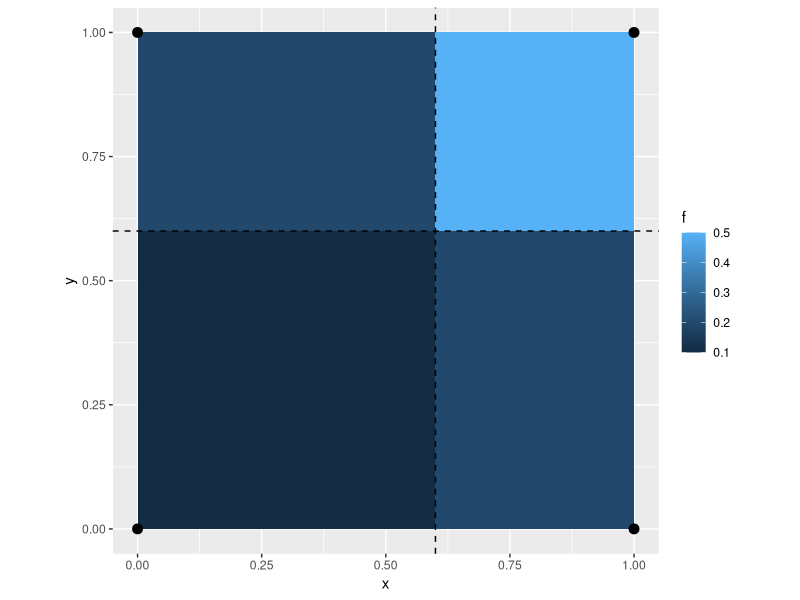

Here is the R script that generated this plot:
## ---- chunk 1
#| warning: false
#| message: false

library(tidyverse)
knitr::opts_chunk$set(dev = "ragg_png")
## ---- chunk 2
#| fig-height: 6
ex <- 6/10
ey <- 6/10
bind_rows(
  tibble(x = c(0, 0, ex, ex), y = c(ey, 0, 0, ey), lab = rep("A", 4), f = 1/10),
  tibble(x = c(0, 0, ex, ex), y = c(ey, 1, 1, ey), lab = rep("B", 4), f = 1/5),
  tibble(x = c(1, 1, ex, ex), y = c(ey, 0, 0, ey), lab = rep("C", 4), f = 1/5),
  tibble(x = c(1, 1, ex, ex), y = c(ey, 1, 1, ey), lab = rep("D", 4), f = 1/2)
  ) -> dat

dat |> 
  ggplot(aes(x = x, y = y, group = lab)) +
  geom_polygon(aes(fill = f)) + # , col = "black") + 
  geom_vline(xintercept = ex, lty = 2) + 
  geom_hline(yintercept = ey, lty = 2) +
  geom_point(data = tibble(x = c(0, 0, 1, 1), y = c(0, 1, 0, 1), lab = LETTERS[1:4]), size = 3) + 
  labs(alpha = "f(x, y)") + 
  coord_fixed() -> gg 

gg
